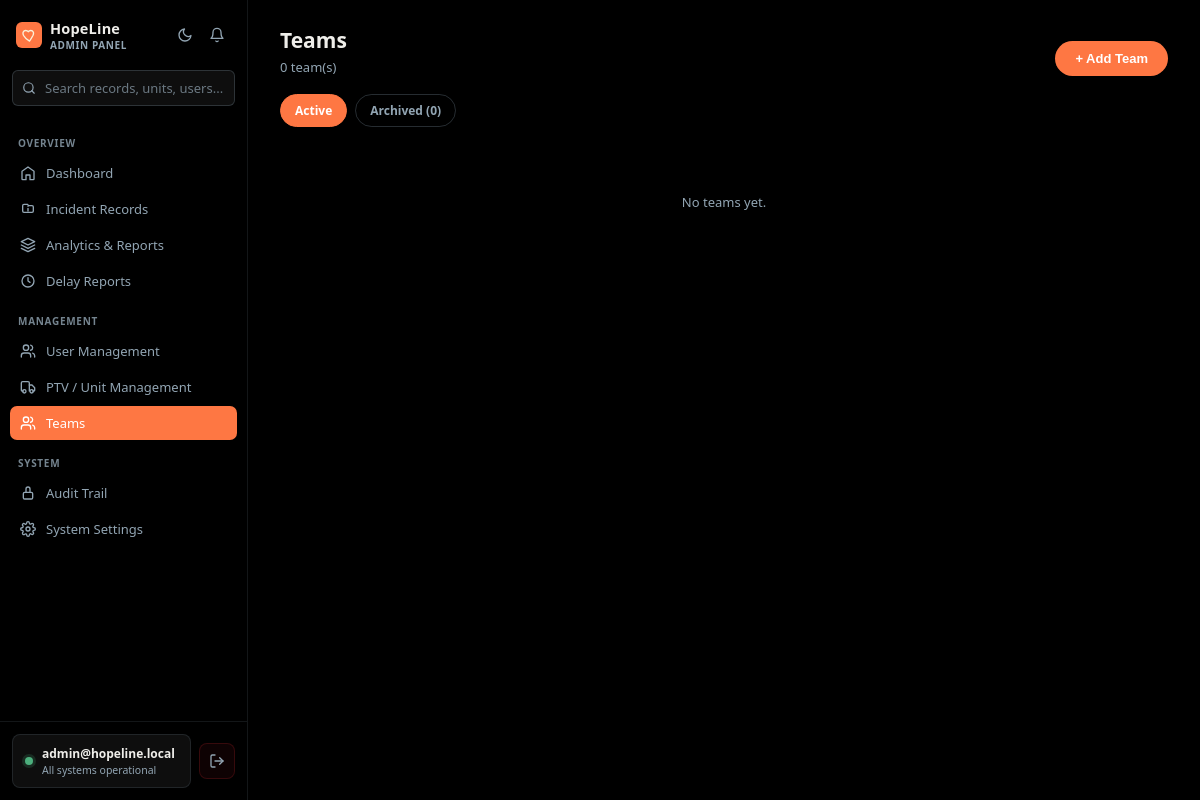
The page /app/admin/teams.php (signed in) on the database as committed earlier.
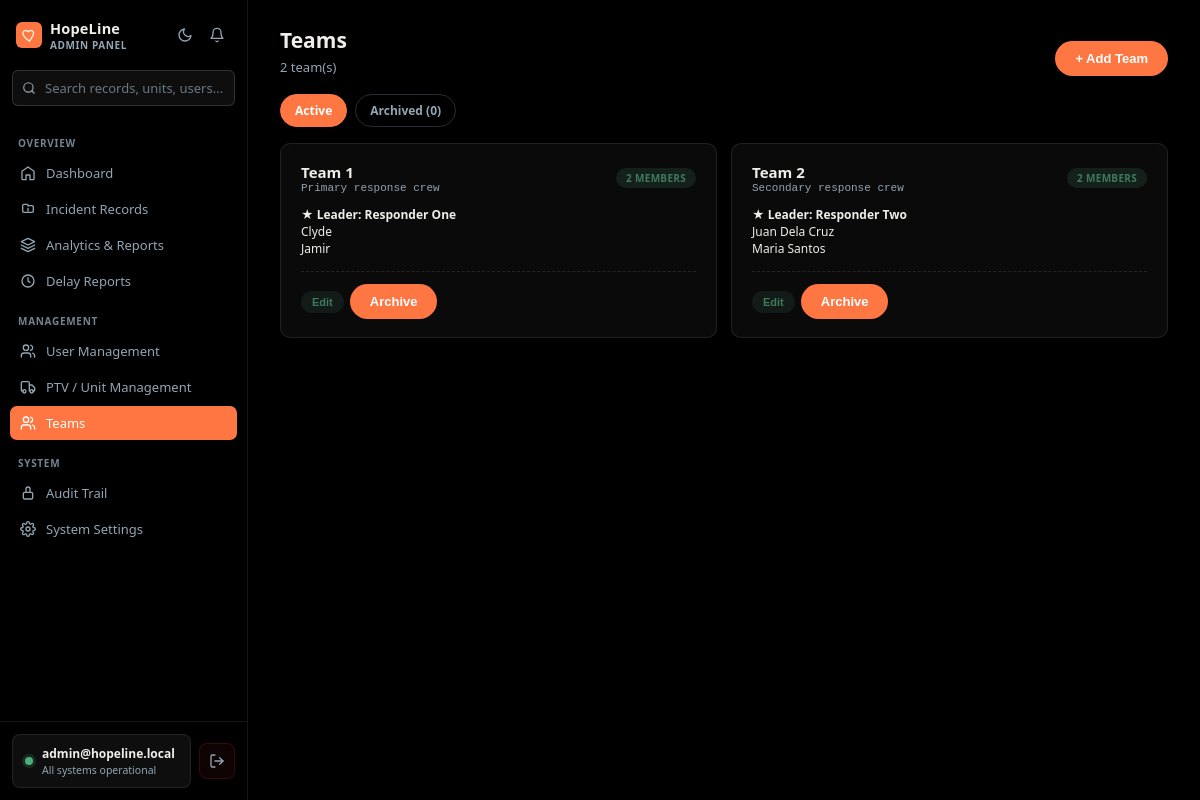
The same page on the database as committed later.
### tables this page shows
CREATE TABLE IF NOT EXISTS teams (
  id          INT(11)      NOT NULL AUTO_INCREMENT,
  name        VARCHAR(100) NOT NULL,
  description VARCHAR(255) DEFAULT NULL,
  archived_at DATETIME     DEFAULT NULL,
  created_at  DATETIME     DEFAULT CURRENT_TIMESTAMP,
  leader_id   INT(11)      DEFAULT NULL,
  PRIMARY KEY (id),
  KEY idx_teams_leader (leader_id),
  CONSTRAINT fk_teams_leader FOREIGN KEY (leader_id)
    REFERENCES users (id) ON DELETE SET NULL ON UPDATE RESTRICT
);

CREATE TABLE IF NOT EXISTS users (
  id          INT(11)      NOT NULL AUTO_INCREMENT,
  name        VARCHAR(150) NOT NULL,
  email       VARCHAR(150) NOT NULL,
  password    VARCHAR(255) NOT NULL,
  role        ENUM('admin','manager','user') NOT NULL DEFAULT 'user',
  contact_no  VARCHAR(20)  DEFAULT NULL,
  is_verified TINYINT(1)   NOT NULL DEFAULT 0,
  archived_at DATETIME     DEFAULT NULL,
  created_at  DATETIME     DEFAULT CURRENT_TIMESTAMP,
  updated_at  DATETIME     DEFAULT CURRENT_TIMESTAMP ON UPDATE CURRENT_TIMESTAMP,
  team_id     INT(11)      DEFAULT NULL,
  PRIMARY KEY (id),
  UNIQUE KEY uq_users_email (email),
  KEY idx_users_team (team_id)
);

### app/admin/teams.php (the view, shortened to what this page needs)
<?php
require_once __DIR__ . '/../../config/config.php';
$view = ($_GET['view'] ?? '') === 'archived' ? 'archived' : 'active';
$teams = $pdo->query("
    SELECT t.*, u.name AS leader_name
    FROM teams t LEFT JOIN users u ON u.id = t.leader_id
    WHERE t.archived_at IS " . ($view === 'archived' ? "NOT NULL" : "NULL") . "
    ORDER BY t.name
")->fetchAll(PDO::FETCH_ASSOC);
$archivedCount = $pdo->query("SELECT COUNT(*) FROM teams WHERE archived_at IS NOT NULL")->fetchColumn();
$byTeam = [];
foreach ($pdo->query("SELECT team_id, name FROM team_members ORDER BY name")->fetchAll(PDO::FETCH_ASSOC) as $m) {
    $byTeam[$m['team_id']][] = $m['name'];
}
?>
<!DOCTYPE html>
<html lang="en">
<head>
<link rel="stylesheet" href="<?php echo BASE_URL; ?>/assets/css/app.css">
</head>
<body>
<?php require_once __DIR__ . '/../../assets/layouts/admin/admin_sidebar.php'; ?>
<main class="main">
    <div class="page-head page-head--flex">
        <div><h1>Teams</h1><p><?php echo count($teams); ?> team(s)</p></div>
        <?php if ($view === 'active'): ?><button class="btn-primary" onclick="openTeam(null)">+ Add Team</button><?php endif; ?>
    </div>
    <div class="tabs">
        <a href="?view=active" class="tab <?php echo $view === 'active' ? 'active' : ''; ?>" style="text-decoration:none;">Active</a>
        <a href="?view=archived" class="tab <?php echo $view === 'archived' ? 'active' : ''; ?>" style="text-decoration:none;">Archived (<?php echo $archivedCount; ?>)</a>
    </div>
    <?php if (empty($teams)): ?>
        <div class="empty-state"><?php echo $view === 'archived' ? 'No archived teams.' : 'No teams yet.'; ?></div>
    <?php else: ?>
    <div class="unit-grid">
        <?php foreach ($teams as $t):
            $ms = $byTeam[$t['id']] ?? [];
            $payload = ['id' => (int)$t['id'], 'name' => $t['name'], 'description' => $t['description'] ?? '',
                        'leader_id' => (int)($t['leader_id'] ?? 0),
                        'members' => implode("\n", $ms)];
        ?>
        <div class="ptv-unit-card">
            <div class="ptv-unit-top">
                <div>
                    <div class="ptv-unit-name"><?php echo htmlspecialchars($t['name']); ?></div>
                    <div class="unit-plate"><?php echo htmlspecialchars($t['description'] ?: 'No description'); ?></div>
                </div>
                <span class="status-badge status-active"><?php echo count($ms); ?> member<?php echo count($ms) === 1 ? '' : 's'; ?></span>
            </div>
            <?php if ($view === 'active'): ?>
                <div class="responder-tag" style="font-weight:600;">
                    ★ Leader: <?php echo htmlspecialchars($t['leader_name'] ?? 'Not assigned'); ?>
                </div>
                <?php if ($ms): foreach ($ms as $m): ?>
                    <div class="responder-tag"><?php echo htmlspecialchars($m); ?></div>
                <?php endforeach; else: ?>
                    <div class="no-responder">No members yet</div>
                <?php endif; ?>
                <div class="row-actions" style="margin-top:14px; padding-top:12px; border-top:1px dashed rgba(var(--border-rgb),0.2);">
                    <button type="button" class="btn-mini btn-activate"
                            onclick='openTeam(<?php echo json_encode($payload, JSON_HEX_APOS | JSON_HEX_QUOT | JSON_HEX_TAG | JSON_HEX_AMP); ?>)'>Edit</button>
                    <form method="POST" onsubmit="return confirm('Archive this team? Its leader will be unassigned.');">
                        <button type="submit" class="btn-mini btn-deactivate">Archive</button>
                    </form>
                </div>
            <?php endif; ?>
        </div>
        <?php endforeach; ?>
    </div>
    <?php endif; ?>
</main>
</body>
</html>

Rows that differ between the two databases and show on the page:
added teams: name "Team 1", description "Primary response crew", id "2", shows "S", leader.name "Responder One", id "Clyde", id "Jamir"
added teams: name "Team 2", description "Secondary response crew", id "2", leader.name "Responder Two", id "Juan Dela Cruz", id "Maria Santos"
Other text that changed with them:
count($teams): "0" → "2"
text no longer shown: "No teams yet."
